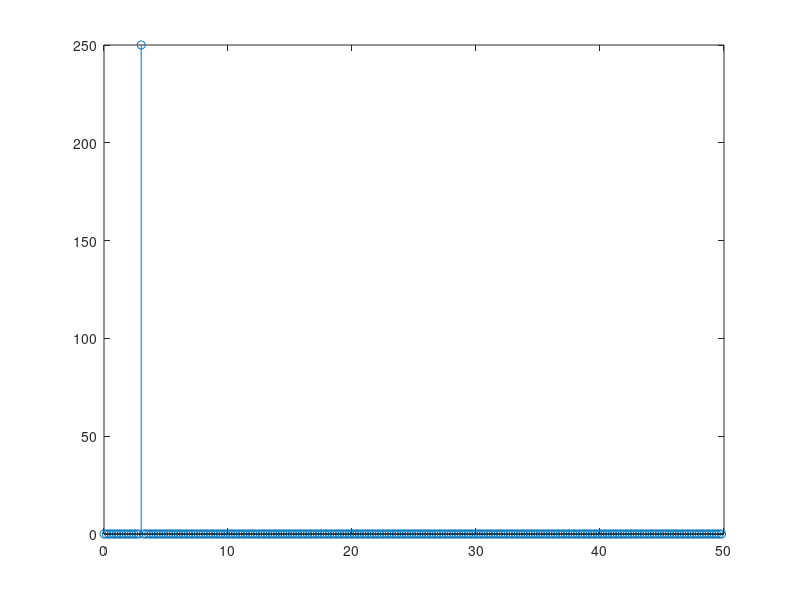
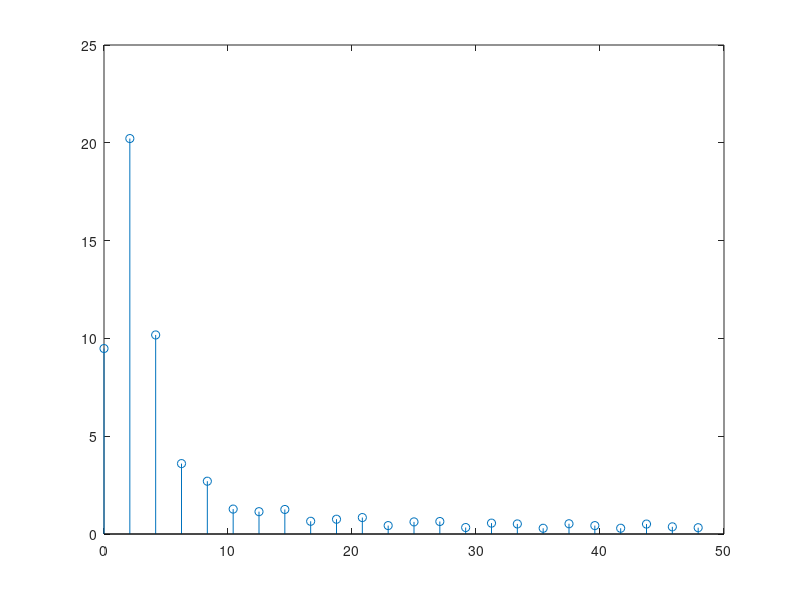

Write the MATLAB code that produced these figures, in order.
% Purpose: to test if slicing a signal changes its frequency spectrum and
% learn proper implementation of FFT on Matlab

close all; clear all; clc
Fs = 100;                % Sampling Freq (in Hz)
T = 1/Fs;               % Sampling Period (in sec)
L = 5;                  % Length of Signal (in sec)
nfft = L * Fs;          % Number of Points
t = 0:T:L;              % Time Vector
freq = 3;               % Signal Freq (in Hz)


x = sin(freq*2*pi*t);   
X = fft(x, nfft);
X_half = X(1:nfft/2);    % Spectrum of real signal is always symmetric, so we throw away half of it
f = (0:nfft/2 - 1) * Fs/nfft;
figure()
stem(f, abs(X_half))


x_broken = [x(1:17), x(50:80)];
nfft_broken = length(x_broken); 
X_broken = fft(x_broken, nfft_broken);
X_broken_half = X_broken(1:nfft_broken/2);
f_broken = (0:nfft_broken/2 - 1) * Fs/nfft_broken;
figure()
stem(f_broken, abs(X_broken_half))

% brokenSignal = [x(1:17), x(50:80)];
% freqAxis = [-pi:2*pi/length(t):pi];
% 
% figure()
% subplot(2,1,1)
% plot(t, x)
% subplot(2,1,2)
% spec = fft(x);
% plot(abs(spec))
% 
% 
% figure()
% subplot(2,1,1)
% plot([t(1:17), t(50:80)], brokenSignal)
% subplot(2,1,2)
% brokenSpec = fft(brokenSignal);
% plot(abs(brokenSpec))

% Conclusion: slicing significantly impacts the frequency spectrum.. 
% Discussion: Is it okay to slice the signal first? 
